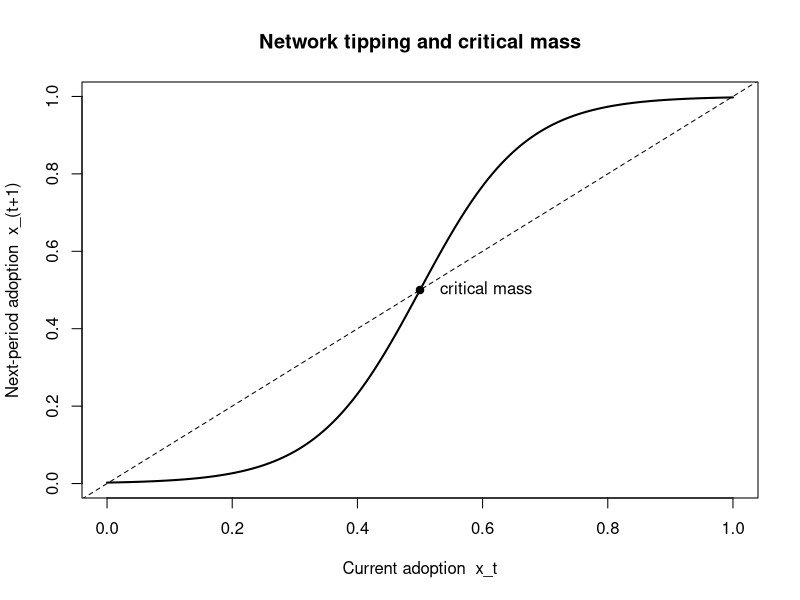

Write the R code that produced this figure.
## ---- chunk 1
set.seed(20260620)

n_markets <- 500
gamma_true <- 0.40   # true cross-side effect of n_B on n_A

# Market-level demand shifter raising BOTH sides (the confound)
demand_shock <- rnorm(n_markets)

# Side-B cost instrument: shifts n_B only (excluded from side-A utility)
z_B <- rnorm(n_markets)

# Side-B participation: driven by the instrument and the common demand shock
n_B <- 0.9 * z_B + 0.8 * demand_shock + rnorm(n_markets)

# Side-A participation: true response to n_B, plus the same demand shock
eps_A <- 0.8 * demand_shock + rnorm(n_markets)   # correlated unobservable
n_A   <- gamma_true * n_B + eps_A

dat <- data.frame(n_A, n_B, z_B)

# (1) Naive OLS: biased upward by the shared demand shock
ols <- lm(n_A ~ n_B, data = dat)

# (2) 2SLS by hand: instrument n_B with z_B
first  <- lm(n_B ~ z_B, data = dat)
n_B_hat <- fitted(first)
iv     <- lm(n_A ~ n_B_hat, data = dat)

cat("True cross-side effect (gamma):", gamma_true, "\n")
cat("Naive OLS estimate:           ", round(coef(ols)["n_B"], 3), "\n")
cat("2SLS (IV) estimate:           ", round(coef(iv)["n_B_hat"], 3), "\n")
cat("First-stage F-statistic:      ",
    round(summary(first)$fstatistic["value"], 1), "\n")
## ---- chunk 2
#| fig-cap: "Tipping dynamics. The S-shaped best-response map (solid) crosses the 45-degree line (dashed) at three fixed points; the middle crossing is the unstable critical mass. Adoption starting below it decays to the empty market; above it, the market tips to near-full adoption."
beta  <- 12   # strength of the network effect
theta <- 0.5  # adoption threshold
f <- function(x) 1 / (1 + exp(-beta * (x - theta)))

x <- seq(0, 1, length.out = 400)
plot(x, f(x), type = "l", lwd = 2,
     xlab = "Current adoption  x_t",
     ylab = "Next-period adoption  x_(t+1)",
     main = "Network tipping and critical mass")
abline(0, 1, lty = 2)              # 45-degree line: fixed points are crossings
# Locate the unstable interior fixed point (critical mass) near x = theta
g <- function(x) f(x) - x
crit <- uniroot(g, c(0.3, 0.7))$root
points(crit, crit, pch = 19)
text(crit, crit, "  critical mass", pos = 4)
